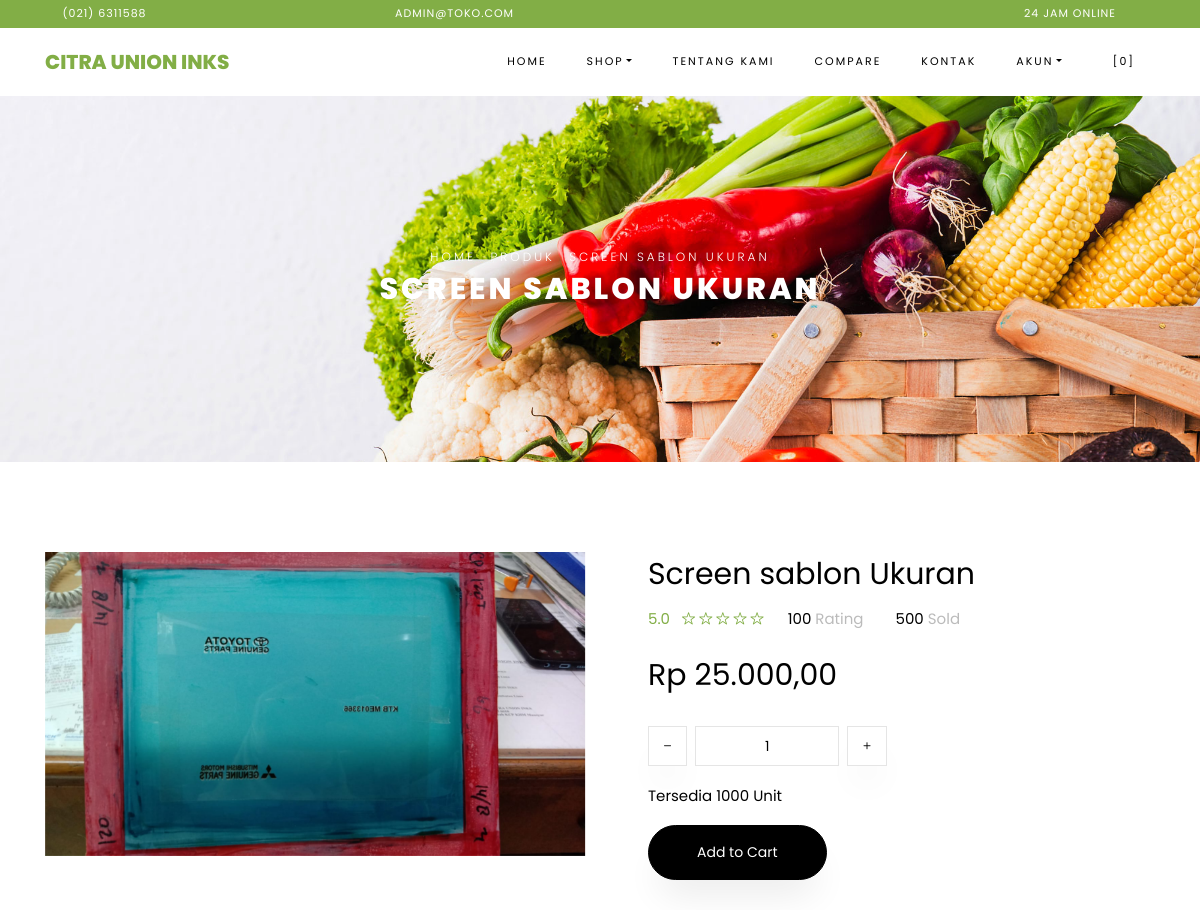
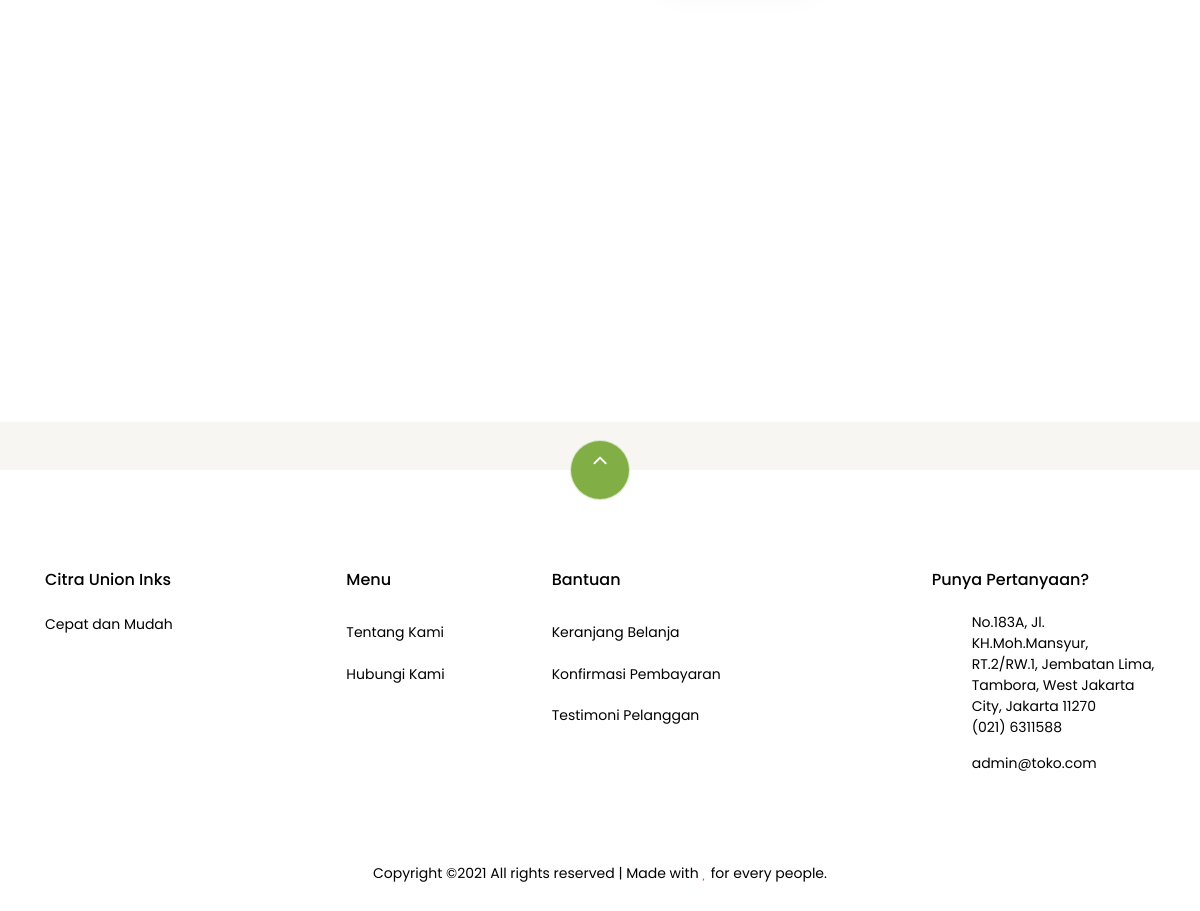
The page /index.php/shop/product/1/SSUA22658/ on the database its author committed (2 pictures, top to bottom).
### tables this page shows
CREATE TABLE `settings` (
  `id` int(10) NOT NULL,
  `key` varchar(32) NOT NULL,
  `content` text NOT NULL
);

CREATE TABLE `products` (
  `id` bigint(20) NOT NULL,
  `category_id` int(10) DEFAULT NULL,
  `sku` varchar(32) DEFAULT NULL,
  `name` varchar(191) NOT NULL,
  `description` varchar(191) DEFAULT NULL,
  `picture_name` varchar(191) DEFAULT NULL,
  `price` decimal(8,2) NOT NULL,
  `current_discount` decimal(8,2) DEFAULT 0.00,
  `stock` int(10) NOT NULL,
  `product_unit` varchar(32) DEFAULT NULL,
  `weight` double NOT NULL,
  `is_available` tinyint(1) DEFAULT 1,
  `add_date` datetime DEFAULT NULL
);

### application/views/themes/vegefoods/shop/view_single_product.php (the view, shortened to what the rows shown need)
<div class="hero-wrap hero-bread" style="background-image: url('<?php echo get_theme_uri('images/bg_1.jpg'); ?>');">
    <div class="container">
      <div class="row no-gutters slider-text align-items-center justify-content-center">
        <div class="col-md-9 ftco-animate text-center">
            <p class="breadcrumbs"><span class="mr-2"><?php echo anchor(base_url(), 'Home'); ?></span>
            <span class="mr-2"><?php echo anchor('browse', 'Produk'); ?></span>
            <span><?php echo $product->name; ?></span></p>
          <h1 class="mb-0 bread"><?php echo $product->name; ?></h1>
        </div>
      </div>
    </div>
  </div>
  <section class="ftco-section">
      <div class="container">
          <div class="row">
              <div class="col-lg-6 mb-5 ftco-animate">
                  <a href="<?php echo base_url('assets/uploads/products/'. $product->picture_name); ?>" class="image-popup"><img src="<?php echo base_url('assets/uploads/products/'. $product->picture_name); ?>" class="img-fluid" alt="<?php echo $product->name; ?>"></a>
              </div>
              <div class="col-lg-6 product-details pl-md-5 ftco-animate">
                  <h3><?php echo $product->name; ?></h3>
                  <div class="rating d-flex">
                          <p class="text-left mr-4">
                              <a href="#" class="mr-2">5.0</a>
                              <a href="#"><span class="ion-ios-star-outline"></span></a>
                              <a href="#"><span class="ion-ios-star-outline"></span></a>
                              <a href="#"><span class="ion-ios-star-outline"></span></a>
                              <a href="#"><span class="ion-ios-star-outline"></span></a>
                              <a href="#"><span class="ion-ios-star-outline"></span></a>
                          </p>
                          <p class="text-left mr-4">
                              <a href="#" class="mr-2" style="color: #000;">100 <span style="color: #bbb;">Rating</span></a>
                          </p>
                          <p class="text-left">
                              <a href="#" class="mr-2" style="color: #000;">500 <span style="color: #bbb;">Sold</span></a>
                          </p>
                      </div>
                  <p class="price">
                      <?php if ($product->current_discount > 0) : ?>
                        <span class="mr-2 price-dc"><strike><small>Rp <?php echo format_rupiah($product->price); ?></small></strike></span>
                        <span class="price-sale text-success">Rp <?php echo format_rupiah($product->price - $product->current_discount); ?></span>
                      <?php else : ?>
                      <span>Rp <?php echo format_rupiah($product->price); ?></span>
                      <?php endif; ?>
                    </p>
                      <div class="row mt-4">
                          <div class="input-group col-md-6 d-flex mb-3">
                   <span class="input-group-btn mr-2">
                      <button type="button" class="quantity-left-minus btn"  data-type="minus" data-field="">
                     <i class="ion-ios-remove"></i>
                      </button>
                      </span>
                   <input type="text" id="quantity" name="quantity" class="form-control input-number" value="1" min="1" max="100">
                   <span class="input-group-btn ml-2">
                      <button type="button" class="quantity-right-plus btn" data-type="plus" data-field="">
                       <i class="ion-ios-add"></i>
                   </button>
                   </span>
                </div>
                <div class="col-md-12">
                    <p style="color: #000;">Tersedia <?php echo $product->stock; ?> <?php echo $product->product_unit; ?></p>
                </div>
            </div>
            <p><a href="#" class="btn btn-black btn-sm py-3 px-5 add-cart cart-btn" data-sku="<?php echo $product->sku; ?>" data-name="<?php echo $product->name; ?>" data-price="<?php echo ($product->current_discount > 0) ? ($product->price - $product->current_discount) : $product->price; ?>" data-id="<?php echo $product->id; ?>">Add to Cart</a></p>
              </div>
          </div>
      </div>
  </section>
  <section class="ftco-section">
      <div class="container">
              <div class="row justify-content-center mb-3 pb-3">
      </div>
      </div>
  </section>

### application/views/themes/vegefoods/header.php (shortened to what the rows shown need)
<!DOCTYPE html>
<html lang="en">
<head>
	<link rel="stylesheet" href="<?php echo get_theme_uri('css/open-iconic-bootstrap.min.css'); ?>">
	<link rel="stylesheet" href="<?php echo get_theme_uri('css/animate.css'); ?>">
	<link rel="stylesheet" href="<?php echo get_theme_uri('css/owl.carousel.min.css'); ?>">
	<link rel="stylesheet" href="<?php echo get_theme_uri('css/owl.theme.default.min.css'); ?>">
	<link rel="stylesheet" href="<?php echo get_theme_uri('css/magnific-popup.css'); ?>">
	<link rel="stylesheet" href="<?php echo get_theme_uri('css/aos.css'); ?>">
	<link rel="stylesheet" href="<?php echo get_theme_uri('css/ionicons.min.css'); ?>">
	<link rel="stylesheet" href="<?php echo get_theme_uri('js/plugins/@fortawesome/fontawesome-free/css/all.min.css', 'argon'); ?>">
	<link rel="stylesheet" href="<?php echo get_theme_uri('css/bootstrap-datepicker.css'); ?>">
	<link rel="stylesheet" href="<?php echo get_theme_uri('css/jquery.timepicker.css'); ?>">
	<link rel="stylesheet" href="<?php echo get_theme_uri('css/flaticon.css'); ?>">
	<link rel="stylesheet" href="<?php echo get_theme_uri('css/icomoon.css'); ?>">
	<link rel="stylesheet" href="<?php echo get_theme_uri('css/style.css'); ?>">
	<link rel="stylesheet" href="<?php echo base_url('assets/plugins/toastr/toastr.min.css'); ?>">
	<link href="https://cdn.jsdelivr.net/npm/select2@4.1.0-rc.0/dist/css/select2.min.css" rel="stylesheet" />
</head>
<body class="goto-here">
	<div class="py-1 bg-primary">
		<div class="container">
			<div class="row no-gutters d-flex align-items-start align-items-center px-md-0">
				<div class="col-lg-12 d-block">
					<div class="row d-flex">
						<div class="col-md pr-4 d-flex topper align-items-center">
							<div class="icon mr-2 d-flex justify-content-center align-items-center"><span class="icon-phone2"></span></div>
							<span class="text"><?php echo get_settings('store_phone_number'); ?></span>
						</div>
						<div class="col-md pr-4 d-flex topper align-items-center">
							<div class="icon mr-2 d-flex justify-content-center align-items-center"><span class="icon-paper-plane"></span></div>
							<span class="text"><?php echo get_settings('store_email'); ?></span>
						</div>
						<div class="col-md-5 pr-4 d-flex topper align-items-center text-lg-right">
							<span class="text"><?php echo get_settings('store_tagline'); ?></span>
						</div>
					</div>
				</div>
			</div>
		</div>
	</div>
	<nav class="navbar navbar-expand-lg navbar-dark ftco_navbar bg-dark ftco-navbar-light" id="ftco-navbar">
		<div class="container">
			<a class="navbar-brand" href="<?php echo base_url(); ?>"><?php echo get_store_name(); ?></a>
			<div class="collapse navbar-collapse" id="ftco-nav">
				<ul class="navbar-nav ml-auto">
					<li class="nav-item active"><a href="<?php echo base_url(); ?>" class="nav-link">Home</a></li>
					<li class="nav-item dropdown">
						<a class="nav-link dropdown-toggle" href="#" id="dropdown04" data-toggle="dropdown" aria-haspopup="true" aria-expanded="false">Shop</a>
					</li>
					<li class="nav-item"><a href="<?php echo site_url('pages/about'); ?>" class="nav-link">Tentang Kami</a></li>
					<li class="nav-item"><a href="<?php echo site_url('pages/compare'); ?>" class="nav-link">Compare</a></li>
					<li class="nav-item"><a href="<?php echo site_url('pages/contact'); ?>" class="nav-link">Kontak</a></li>
					<li class="nav-item dropdown">
						<a class="nav-link dropdown-toggle" href="#" id="dropdown05" data-toggle="dropdown" aria-haspopup="true" aria-expanded="false">Akun</a>
					</li>
					<li class="nav-item cta cta-colored"><a href="<?php echo site_url('shop/cart'); ?>" class="nav-link"><span class="icon-shopping_cart"></span>[<span class="cart-item-total">0</span>]</a></li>
				</ul>
			</div>
		</div>
	</nav>

### application/views/themes/vegefoods/footer.php (shortened to what the rows shown need)
<section class="ftco-section ftco-no-pt ftco-no-pb py-5 bg-light">
  <div class="container py-4">
  </div>
</section>
<footer class="ftco-footer ftco-section">
  <div class="container">
    <div class="row">
      <div class="mouse">
        <a href="#" class="mouse-icon">
          <div class="mouse-wheel"><span class="ion-ios-arrow-up"></span></div>
        </a>
      </div>
    </div>
    <div class="row mb-5">
      <div class="col-md">
        <div class="ftco-footer-widget mb-4">
          <h2 class="ftco-heading-2"><?php echo get_store_name(); ?></h2>
          <p><?php echo get_settings('store_description'); ?></p>
          <ul class="ftco-footer-social list-unstyled float-md-left float-lft mt-5">
          </ul>
        </div>
      </div>
      <div class="col-md">
        <div class="ftco-footer-widget mb-4 ml-md-5">
          <h2 class="ftco-heading-2">Menu</h2>
          <ul class="list-unstyled">
            <li><a href="<?php echo site_url('pages/about'); ?>" class="py-2 d-block">Tentang Kami</a></li>
            <li><a href="<?php echo site_url('pages/contact'); ?>" class="py-2 d-block">Hubungi Kami</a></li>
          </ul>
        </div>
      </div>
      <div class="col-md-4">
        <div class="ftco-footer-widget mb-4">
          <h2 class="ftco-heading-2">Bantuan</h2>
          <div class="d-flex">
            <ul class="list-unstyled mr-l-5 pr-l-3 mr-4">
              <li><a href="<?php echo site_url('shop/cart'); ?>" class="py-2 d-block">Keranjang Belanja</a></li>
              <li><a href="<?php echo site_url('customer/payments/confirm'); ?>" class="py-2 d-block">Konfirmasi Pembayaran</a></li>
              <li><a href="<?php echo site_url('shop/testimonial'); ?>" class="py-2 d-block">Testimoni Pelanggan</a></li>
            </ul>
          </div>
        </div>
      </div>
      <div class="col-md">
        <div class="ftco-footer-widget mb-4">
          <h2 class="ftco-heading-2">Punya Pertanyaan?</h2>
          <div class="block-23 mb-3">
            <ul>
              <li><span class="icon icon-map-marker"></span><span class="text"><?php echo get_settings('store_address'); ?></span></li>
              <li><a href="#"><span class="icon icon-phone"></span><span class="text"><?php echo get_settings('store_phone_number'); ?></span></a></li>
              <li><a href="#"><span class="icon icon-envelope"></span><span class="text"><?php echo get_settings('store_email'); ?></span></a></li>
            </ul>
          </div>
        </div>
      </div>
    </div>
    <div class="row">
      <div class="col-md-12 text-center">
        <p>
          Copyright &copy; All rights reserved | Made with <i class="icon-heart text-danger" aria-hidden="true"></i> for every people.
        </p>
      </div>
    </div>
  </div>
</footer>
</body>
</html>

### rows shown on the page
settings: content "(021) 6311588"
settings: content "ADMIN@TOKO.COM", content "admin@toko.com"
settings: content "24 JAM ONLINE"
settings: content "CITRA UNION INKS", content "Citra Union Inks"
settings: content (picture)
products: name "SCREEN SABLON UKURAN", picture_name (picture), name "Screen sablon Ukuran", price "25.000,00", stock "1000", product_unit "Unit"
settings: content "Cepat dan Mudah"
settings: content "No.183A, Jl. KH.Moh.Mansyur, RT.2/RW.1, Jembatan Lima, Tambora, West Jakarta City, Jakarta 11270"

### other values the page prints
anchor(base_url(), 'Home') "HOME"
anchor('browse', 'Produk') "PRODUK"
